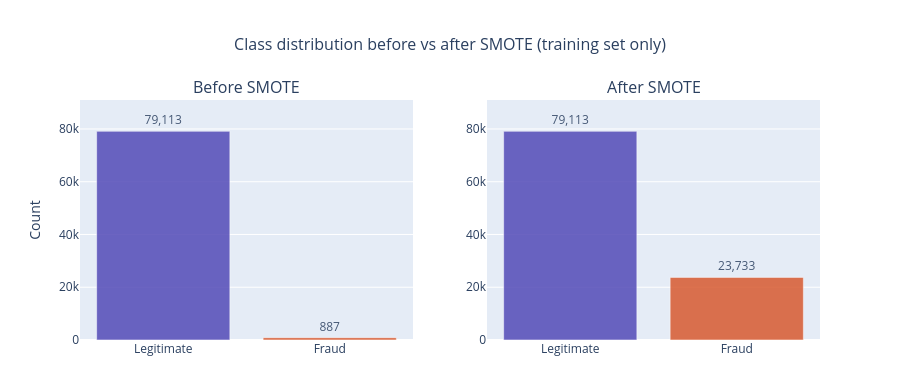

The notebook cell this image was saved under:
### Markdown cell above
### 2f. SMOTE — Handle Class Imbalance

SMOTE is used to reduce class imbalance by creating synthetic fraud examples in the training data.

It is applied only after the train/test split and only to the training set.

This is important because applying SMOTE before splitting the data could leak synthetic fraud patterns into the test set and make model performance look better than it really is.

The test set is left unchanged so evaluation reflects the original fraud distribution.

### Code cell
# ============================================================
# Apply SMOTE to the Training Set
# ============================================================

smote = SMOTE(random_state=RANDOM_STATE, sampling_strategy=0.3)
X_train_res, y_train_res = smote.fit_resample(X_train_prep, y_train)


# ============================================================
# Compare Class Counts Before and After SMOTE
# ============================================================

before = dict(pd.Series(y_train).value_counts().sort_index())
after  = dict(pd.Series(y_train_res).value_counts().sort_index())

print(f"Before SMOTE : {before}")
print(f"After SMOTE  : {after}")
print("\nSMOTE applied to training set only. Test set untouched.")


# ============================================================
# Visualize Class Distribution Before and After SMOTE
# ============================================================

fig = make_subplots(rows=1, cols=2, subplot_titles=("Before SMOTE", "After SMOTE"))

for col_idx, (title, counts) in enumerate(zip(["Before", "After"], [before, after]), 1):
    fig.add_trace(
        go.Bar(
            x=["Legitimate", "Fraud"],
            y=[counts[0], counts[1]],
            marker_color=[LEGIT_COLOR, FRAUD_COLOR],
            marker_line_color="white",
            marker_line_width=0.5,
            opacity=0.85,
            text=[f"{counts[0]:,}", f"{counts[1]:,}"],
            textposition="outside",
            cliponaxis=False,
            hovertemplate="%{x}<br>Count: %{y:,}<extra></extra>",
            showlegend=False,
        ),
        row=1,
        col=col_idx,
    )

max_count = max(before[0], before[1], after[0], after[1])

fig.update_layout(
    title=dict(
        text="Class distribution before vs after SMOTE (training set only)",
        x=0.5,
        font_size=16,
    ),
    height=380,
    margin=dict(t=100, b=40),
)

fig.update_yaxes(title_text="Count", row=1, col=1)
fig.update_yaxes(range=[0, max_count * 1.15], row=1, col=1)
fig.update_yaxes(range=[0, max_count * 1.15], row=1, col=2)

fig.show()

### Figure 1 — Plotly figure (JSON) as saved in the notebook; plotly's stock layout.template omitted (floating-point values rounded to 4 significant figures)
{"data": [{"cliponaxis": false, "hovertemplate": "%{x}<br>Count: %{y:,}<extra></extra>", "marker": {"color": ["#534AB7", "#D85A30"], "line": {"color": "white", "width": 0.5}}, "opacity": 0.85, "showlegend": false, "text": ["79,113", "887"], "textposition": "outside", "type": "bar", "x": ["Legitimate", "Fraud"], "xaxis": "x", "y": [79113, 887], "yaxis": "y"}, {"cliponaxis": false, "hovertemplate": "%{x}<br>Count: %{y:,}<extra></extra>", "marker": {"color": ["#534AB7", "#D85A30"], "line": {"color": "white", "width": 0.5}}, "opacity": 0.85, "showlegend": false, "text": ["79,113", "23,733"], "textposition": "outside", "type": "bar", "x": ["Legitimate", "Fraud"], "xaxis": "x2", "y": [79113, 23733], "yaxis": "y2"}], "layout": {"annotations": [{"font": {"size": 16}, "showarrow": false, "text": "Before SMOTE", "x": 0.225, "xanchor": "center", "xref": "paper", "y": 1, "yanchor": "bottom", "yref": "paper"}, {"font": {"size": 16}, "showarrow": false, "text": "After SMOTE", "x": 0.775, "xanchor": "center", "xref": "paper", "y": 1, "yanchor": "bottom", "yref": "paper"}], "height": 380, "margin": {"b": 40, "t": 100}, "title": {"font": {"size": 16}, "text": "Class distribution before vs after SMOTE (training set only)", "x": 0.5}, "xaxis": {"anchor": "y", "domain": [0, 0.45]}, "xaxis2": {"anchor": "y2", "domain": [0.55, 1]}, "yaxis": {"anchor": "x", "domain": [0, 1], "range": [0, 90980.0], "title": {"text": "Count"}}, "yaxis2": {"anchor": "x2", "domain": [0, 1], "range": [0, 90980.0]}}}
